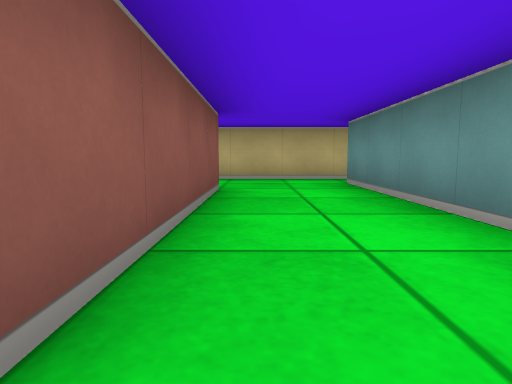
view 1 (above)

17 first-person views from a walk through a cub3D level. The camera is about half as high as the walls, tilts 6° down and sees 75° across. The floor is counted in squares. Each view is taken from the middle of a square. On the plan, view 1 faces up. The plan holds only what a view shows up to about 9 squares ahead; the rest is blank.

view 2
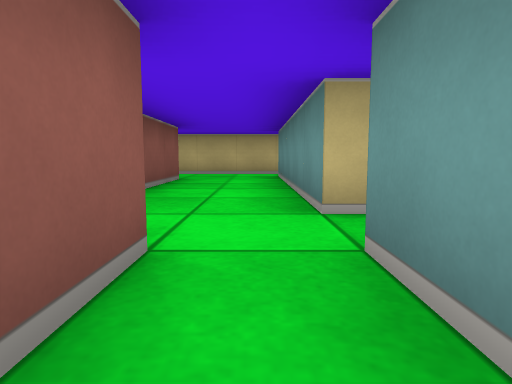

view 3
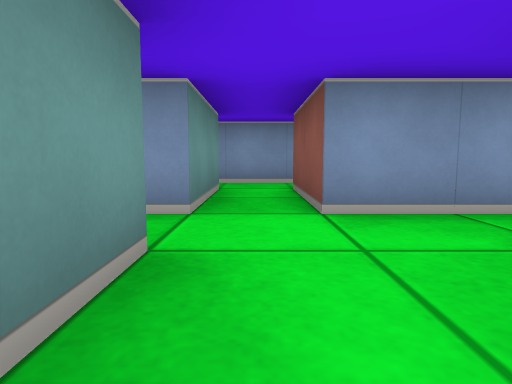

view 4
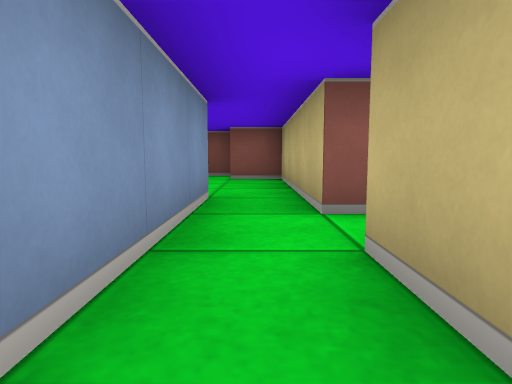

view 5
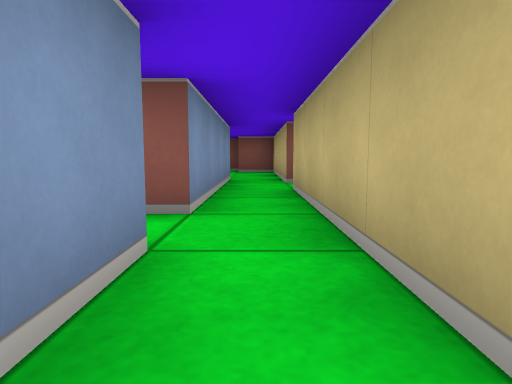

view 6
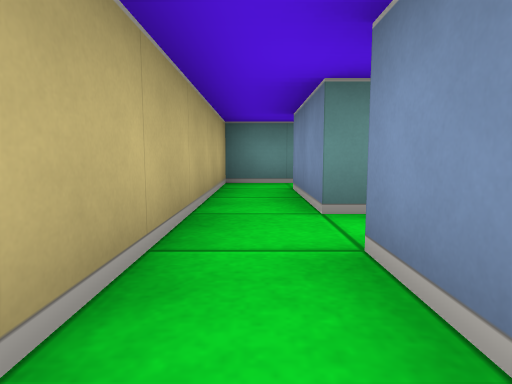

view 7
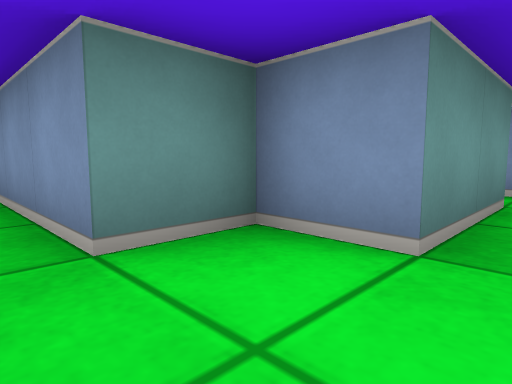

view 8
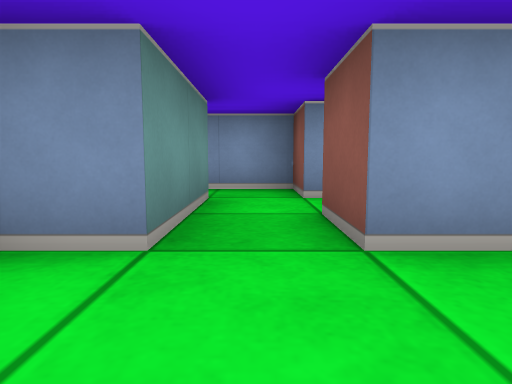

view 9
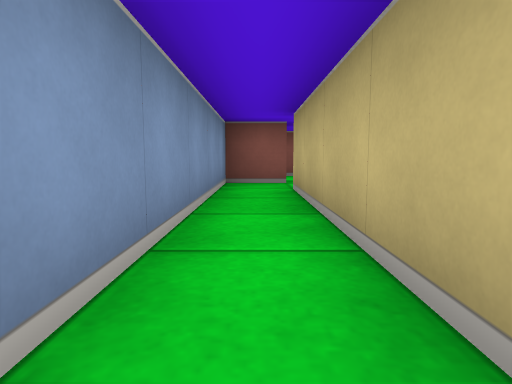

view 10
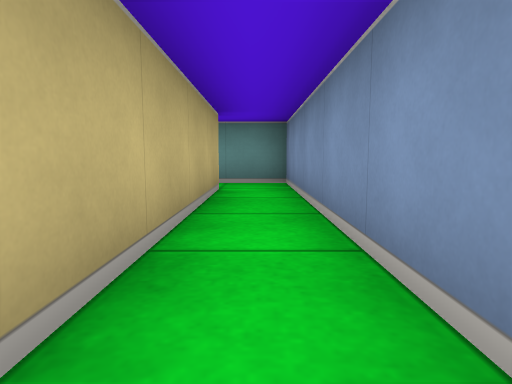

view 11
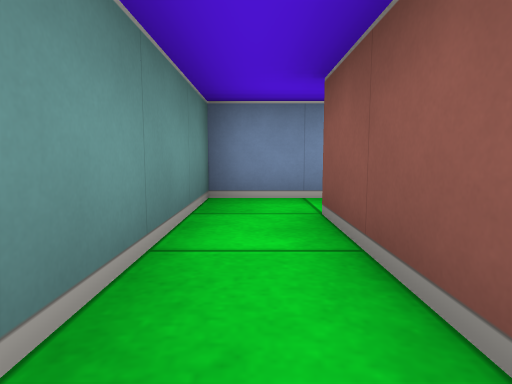

view 12
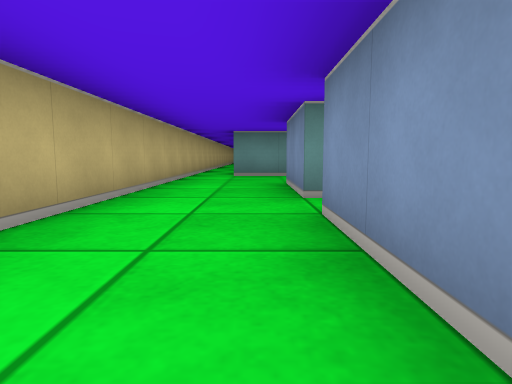

view 13
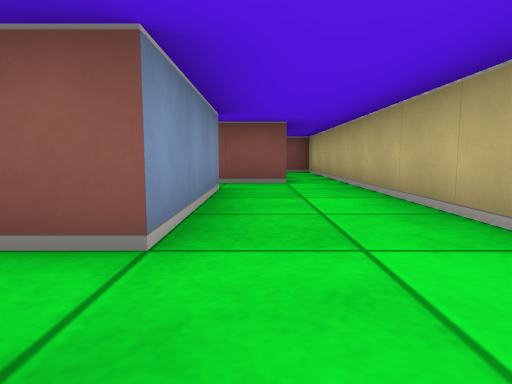

view 14
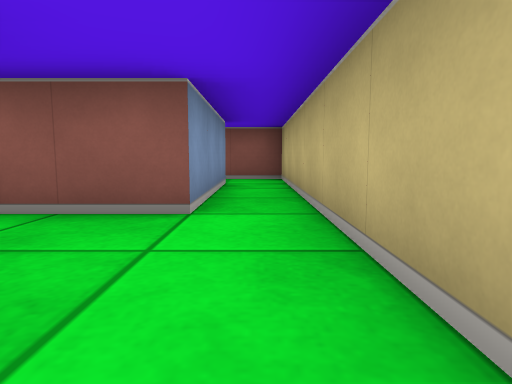

view 15
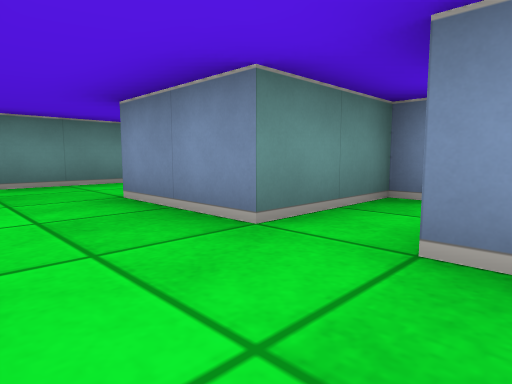

view 16
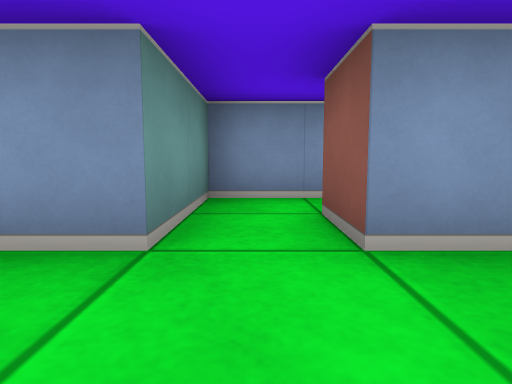

view 17
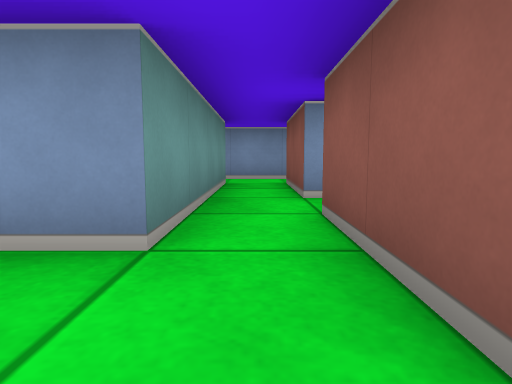

### Floor plan
Points are (right, up) in squares from view 1. A wall is a line through its corners. A room is listed if a view was taken in it or the views show most of it. See-through windows are left out.
Room 1 (views 1, 3, 13)
walls: (-2.5, 4.5) (-0.5, 4.5) (-0.5, 0.5); (1.5, 0.5) (1.5, 5.5); (-1, -0.5) (0.5, -0.5); (1.6, 6.5) (-2.6, 6.5)
ways out: opening at (1, -1.5) to room 2; opening at (-1.5, 5.5) to room 4; opening at (2, 0); opening at (2, 6)
Room 2 (views 2, 7, 8)
walls: (-1.5, -4.5) (-0.5, -4.5) (-0.5, -3.5) (1.5, -3.5); (1.5, -2.5) (1.5, -0.5); (-3.2, -4.5) (-2.5, -4.5); (0.5, -0.5) (0.5, -2.5) (-3.5, -2.5) (-3.5, -3.5); (-4.5, -3.5) (-4.5, -4.1)
ways out: opening at (1, -1.5) to room 1; opening at (2.5, -3) to room 3; opening at (-2, -5)
Room 3 (views 4, 5, 6, 9, 10, 11)
walls: (1.5, -3.5) (3.5, -3.5) (3.5, -6.5) (-1.5, -6.5); (6.5, -2.5) (1.5, -2.5); (-1.5, -7.5) (4.5, -7.5) (4.5, -3.5) (6.5, -3.5)
ways out: opening at (2.5, -3) to room 2; opening at (5.5, -3) to room 6; opening at (-1, -7)
Room 4 (views 12, 14, 15, 16, 17)
walls: (-6.5, 4.5) (-3.5, 4.5); (-2.6, 6.5) (-11.5, 6.5) (-11.5, 5.4); (-10.5, 5.5) (-7.5, 5.5) (-7.5, 4.5)
ways out: opening at (-1.5, 5.5) to room 1; opening at (-3, 4) to room 5; opening at (-7, 4)
Room 5 (no view inside)
walls: (-3.5, 4.5) (-3.5, 3.5); (-3.8, 2.5) (-2.5, 2.5) (-2.5, 4.5)
ways out: opening at (-3, 4) to room 4; opening at (-4, 3)
Room 6 (no view inside)
walls: (7.5, -3.6) (7.5, -2.5) (6.5, -2.5)
ways out: opening at (5.5, -3) to room 3; opening at (7, -4.5)

Positions as (right, up) in squares from view 1, and headings:
1: (0, 0), facing up
2: (1, -2), facing up
3: (1, 2), facing down
4: (3, -3), facing left
5: (6, -3), facing left
6: (2, -3), facing right
7: (-2, -3), facing down-right
8: (-2, -3), facing down
9: (3, -7), facing left
10: (-1, -7), facing right
11: (4, -4), facing down
12: (-6, 5), facing right
13: (-2, 5), facing left
14: (-5, 6), facing left
15: (-4, 6), facing down-right
16: (-3, 6), facing down
17: (-7, 6), facing down
